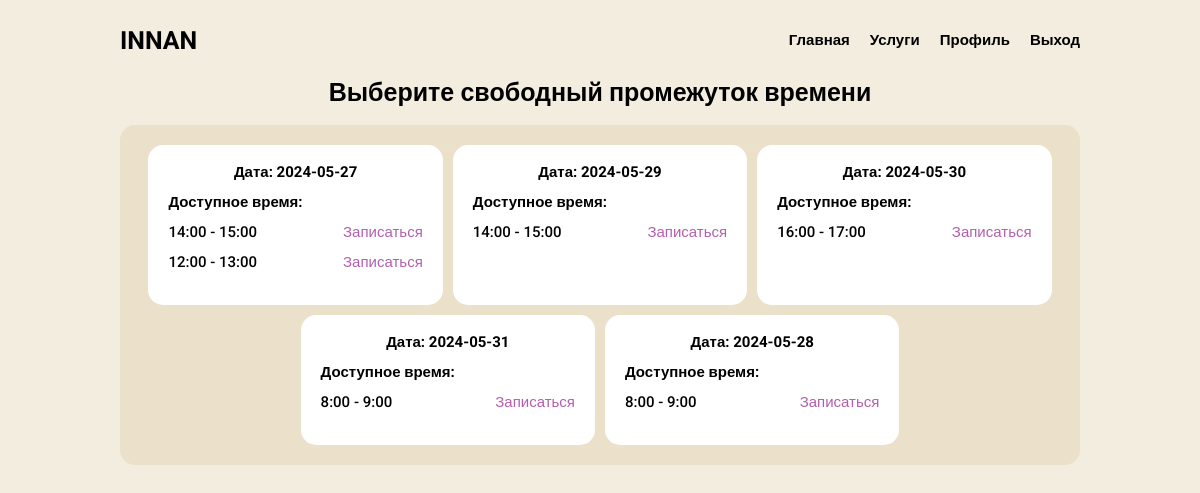
The app's page /appointments/date_and_time/1 (signed in) with its own data.
### appointments/models.py (models this page shows, shortened)
class DateTable(models.Model):
    date = models.DateField()
    def __str__(self):
        return str(self.date)

class TimeTable(models.Model):
    FREE = 0
    OCCUPIED = 1
    STATUSES = (
        (FREE, 'Свободно'),
        (OCCUPIED, 'Занято')
    )
    date = models.ForeignKey(DateTable, on_delete=models.CASCADE)
    time_start = models.TimeField()
    time_end = models.TimeField()
    status = models.SmallIntegerField(choices=STATUSES, default=FREE)

### appointments/views.py (the view)
# urls.py: path('date_and_time/<int:service_id>', date_and_time, name='date_and_time'),
@login_required
def date_and_time(request, service_id):
    time = TimeTable.objects.all()
    date = DateTable.objects.all()
    service = Service.objects.get(id=service_id)
    context = {
        'time': time,
        'title': 'Выбор времени',
        'date': date,
        'service': service,
    }
    return render(request, 'appointments/date-and-time.html', context)

### appointments/templates/appointments/date-and-time.html
{% extends 'salon/base.html' %}
{% load static %}
{% block css %}
    <link rel="stylesheet" href="{% static 'css/date-and-time.css' %}">
{% endblock %}
{% block main %}
    <section class="timetable-container">
        <h1 class="timetable-title">Выберите свободный промежуток времени</h1>
        <div class="timetable-list">
            {% if time %}
                {% for date in date %}
                <div class="timetable-item">
                    <h2 class="timetable-date">Дата: {{ date }}</h2>
                    <div class="timetable-time-list">
                        <p class="timetable-time-title">Доступное время:</p>
                        {% for time in time %}
                            {% if time.date == date %}
                                {% if time.status == 0 %}
                                <div class="timetable-time-item">
                                    <span class="timetable-time">{{ time.time_start }} - {{ time.time_end }}</span>
                                    <a href="{% url 'appointments:appointments' time.id service.id %}" class="advertisement-link">Записаться</a>
                                </div>
                                {% endif %}
                            {% endif %}
                        {% endfor %}
                    </div>
                </div>
                {% endfor %}
            {% else %}
                <span>Нет доступного времени для записи</span>
            {% endif %}
        </div>
    </section>
{% endblock %}

### static/css/base.css (style rules this page uses)
body { background-color: #F3EDDF; }

### static/css/date-and-time.css (style rules this page uses)
.timetable-container { width: 100%; }
.timetable-title { font-family: "Roboto", sans-serif; font-weight: 700; font-size: 25px; display: flex; justify-content: center; }
.timetable-list { width: 100%; margin: 20px 0 0; display: flex; justify-content: center; flex-wrap: wrap; background-color: #EBE0C9; padding: 20px; box-sizing: border-box; border-radius: 15px; gap: 10px; }
.timetable-item { width: 32%; background-color: #ffffff; padding: 20px; box-sizing: border-box; border-radius: 15px; }
.timetable-date { width: 100%; font-family: "Roboto", sans-serif; font-weight: 700; font-size: 15px; display: flex; justify-content: center; margin: 0 0 15px; }
.timetable-time-title { width: 100%; font-family: "Roboto", sans-serif; font-weight: 700; font-size: 15px; display: flex; justify-content: start; margin: 0 0 15px; }
.timetable-time-item { width: 100%; display: flex; justify-content: space-between; margin: 0 0 15px; }
.timetable-time { font-family: "Roboto", sans-serif; font-weight: 500; font-size: 15px; }
.advertisement-link, .link-delete { font-family: "Roboto", sans-serif; font-weight: 500; font-size: 15px; opacity: .7; transition: .3s; color: #941A8B; text-decoration: none; }

### records on screen
DateTable: date "2024-05-27"
TimeTable: time_start "14:00", time_end "15:00"
TimeTable: time_start "12:00", time_end "13:00"
DateTable: date "2024-05-29"
TimeTable: time_start "14:00", time_end "15:00"
DateTable: date "2024-05-30"
TimeTable: time_start "16:00", time_end "17:00"
DateTable: date "2024-05-31"
TimeTable: time_start "8:00", time_end "9:00"
DateTable: date "2024-05-28"
TimeTable: time_start "8:00", time_end "9:00"
